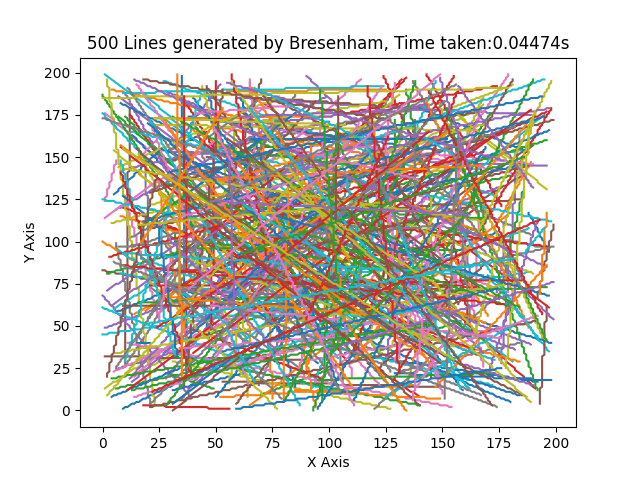

Write the Python code that produced this figure.
import matplotlib.pyplot as plt
import numpy as np 
import time as t

def get_bresenham_points(x1, y1, x2, y2):
    x_pixels = []
    y_pixels = []
    
    dy = abs(y2 - y1)
    dx = abs(x2 - x1)
    
    x = x1
    y = y1
    
    #choose which direction to step on like - circle octant code\
    step_x = 1 if x1 < x2 else -1
    step_y = 1 if y1 < y2 else -1
    
    
    if dx>dy:
        dS = 2*dy
        dT= 2*(dy-dx)
        d= 2*dy-dx
        for i in range(dx+1): #same as x <= x2, will not work while tried
            x_pixels.append(x)
            y_pixels.append(y)
            if(d<0):
                d+=dS
            else:
                d+=dT
                y+=step_y
            x+=step_x

    else:
        dS = 2*dx
        dT= 2*(dx-dy)
        d= 2*dx-dy
        for i in range(dy+1): #same as y <= y2
            x_pixels.append(x)
            y_pixels.append(y)
            if(d<0):
                d+=dS
            else:
                d+=dT
                x+=step_x   
            y+=step_y
                          
    return x_pixels, y_pixels



start_time = t.time()

x_list = []
y_list = []

total_lines = 500
plt_size = 200


for i in range(total_lines):
    x1=np.random.randint(0,plt_size)
    x2=np.random.randint(0,plt_size)
    y1=np.random.randint(0,plt_size)
    y2=np.random.randint(0,plt_size)
    
    x_point,y_point = get_bresenham_points(x1,y1,x2,y2)
    
    x_list.append(x_point)
    y_list.append(y_point)

ent_time = t.time()
time_taken = ent_time- start_time

for i in range(total_lines):
    plt.plot(x_list[i],y_list[i])

plt.title(f"{total_lines} Lines generated by Bresenham, Time taken:{time_taken:.5f}s")
plt.xlabel("X Axis")
plt.ylabel("Y Axis")
plt.show()
